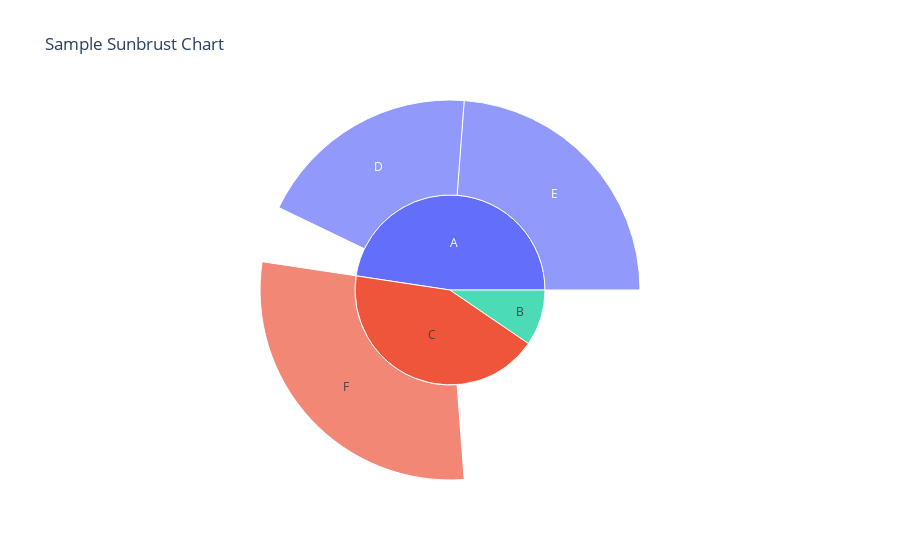

The cell this chart's notebook holds for it:
### Code cell
df1 = pd.DataFrame({
    'property_type': ['A', 'B', 'C', 'D', 'E', 'F'],
    'bedRoom': ["", "", "", "A", "A", "C"],
    'price_per_sqft': [10, 20, 30, 40, 50, 60]
})

df1['bedRoom'] = df1['bedRoom'].astype(str)
df1['price_per_sqft'] = df1['price_per_sqft'].astype(float)

fig = px.sunburst(
    df1,
    names = 'property_type',
    values = 'price_per_sqft',
    parents = 'bedRoom',
    title = "Sample Sunbrust Chart"
)
fig.show()

### Figure 1 — Plotly figure (JSON) as saved in the notebook; plotly's stock layout.template omitted (floating-point values rounded to 4 significant figures)
{"data": [{"domain": {"x": [0, 1], "y": [0, 1]}, "hovertemplate": "property_type=%{label}<br>price_per_sqft=%{value}<br>bedRoom=%{parent}<extra></extra>", "labels": ["A", "B", "C", "D", "E", "F"], "name": "", "parents": ["", "", "", "A", "A", "C"], "type": "sunburst", "values": [10, 20, 30, 40, 50, 60]}], "layout": {"autosize": true, "legend": {"tracegroupgap": 0}, "title": {"text": "Sample Sunbrust Chart"}}}
